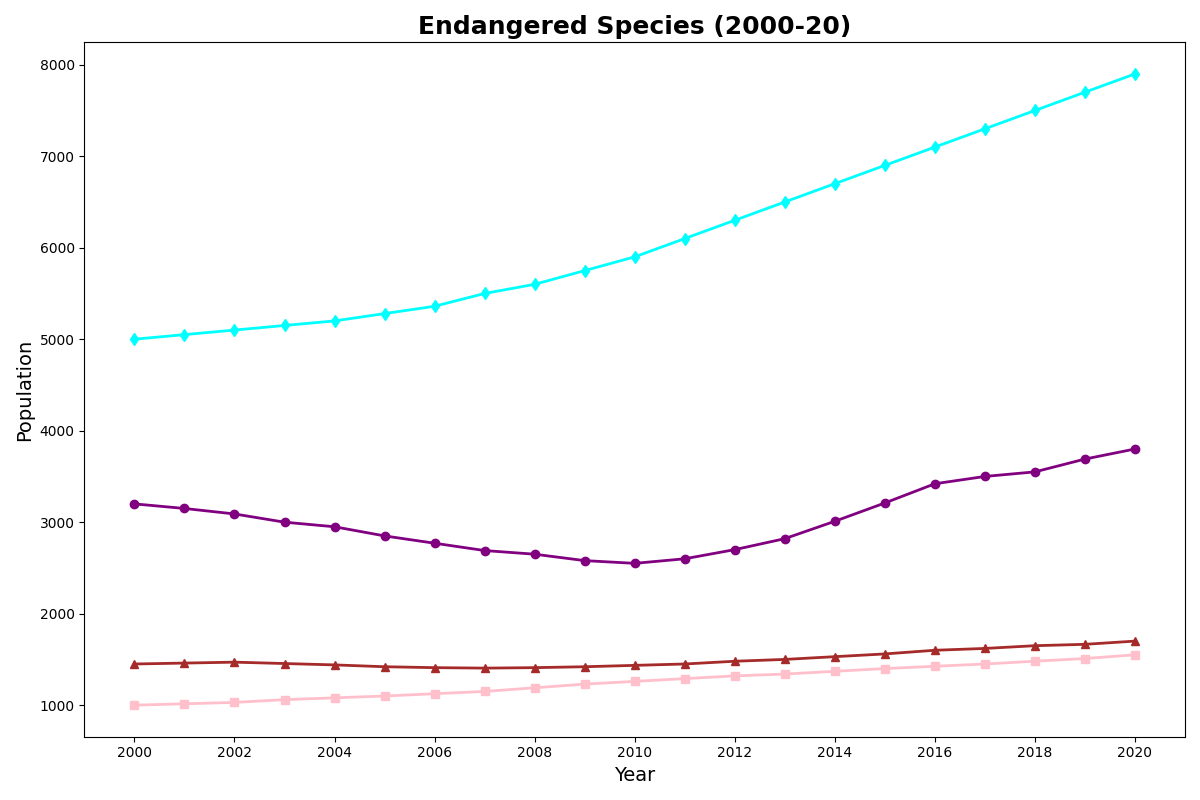

Here is the Python script that generated this plot:
import matplotlib.pyplot as plt
import numpy as np

years = np.arange(2000, 2021)

tiger_population = np.array([3200, 3150, 3090, 3000, 2950, 2850, 2770, 2690, 2650, 2580, 2550, 2600, 2700, 2820, 3010, 
                             3210, 3420, 3500, 3550, 3690, 3800])
panda_population = np.array([1000, 1015, 1030, 1060, 1080, 1100, 1125, 1150, 1190, 1230, 1260, 1290, 1320, 1340, 1370, 
                             1400, 1425, 1450, 1480, 1510, 1550])
rhino_population = np.array([1450, 1460, 1470, 1455, 1440, 1420, 1410, 1405, 1410, 1420, 1435, 1450, 1480, 1500, 1530, 
                             1560, 1600, 1620, 1650, 1665, 1700])
elephant_population = np.array([5000, 5050, 5100, 5150, 5200, 5280, 5360, 5500, 5600, 5750, 5900, 6100, 6300, 6500, 6700, 
                                6900, 7100, 7300, 7500, 7700, 7900])

fig, ax = plt.subplots(figsize=(12, 8))

ax.plot(years, tiger_population, marker='o', linestyle='-', color='purple', linewidth=2, markersize=6)
ax.plot(years, panda_population, marker='s', linestyle='-', color='pink', linewidth=2, markersize=6)
ax.plot(years, rhino_population, marker='^', linestyle='-', color='brown', linewidth=2, markersize=6)
ax.plot(years, elephant_population, marker='d', linestyle='-', color='cyan', linewidth=2, markersize=6)

ax.set_title("Endangered Species (2000-20)", fontsize=18, weight='bold')
ax.set_xlabel("Year", fontsize=14)
ax.set_ylabel("Population", fontsize=14)

ax.set_xticks(np.arange(2000, 2021, 2))
ax.set_yticks(np.arange(1000, 8100, 1000))

plt.tight_layout()
plt.show()
